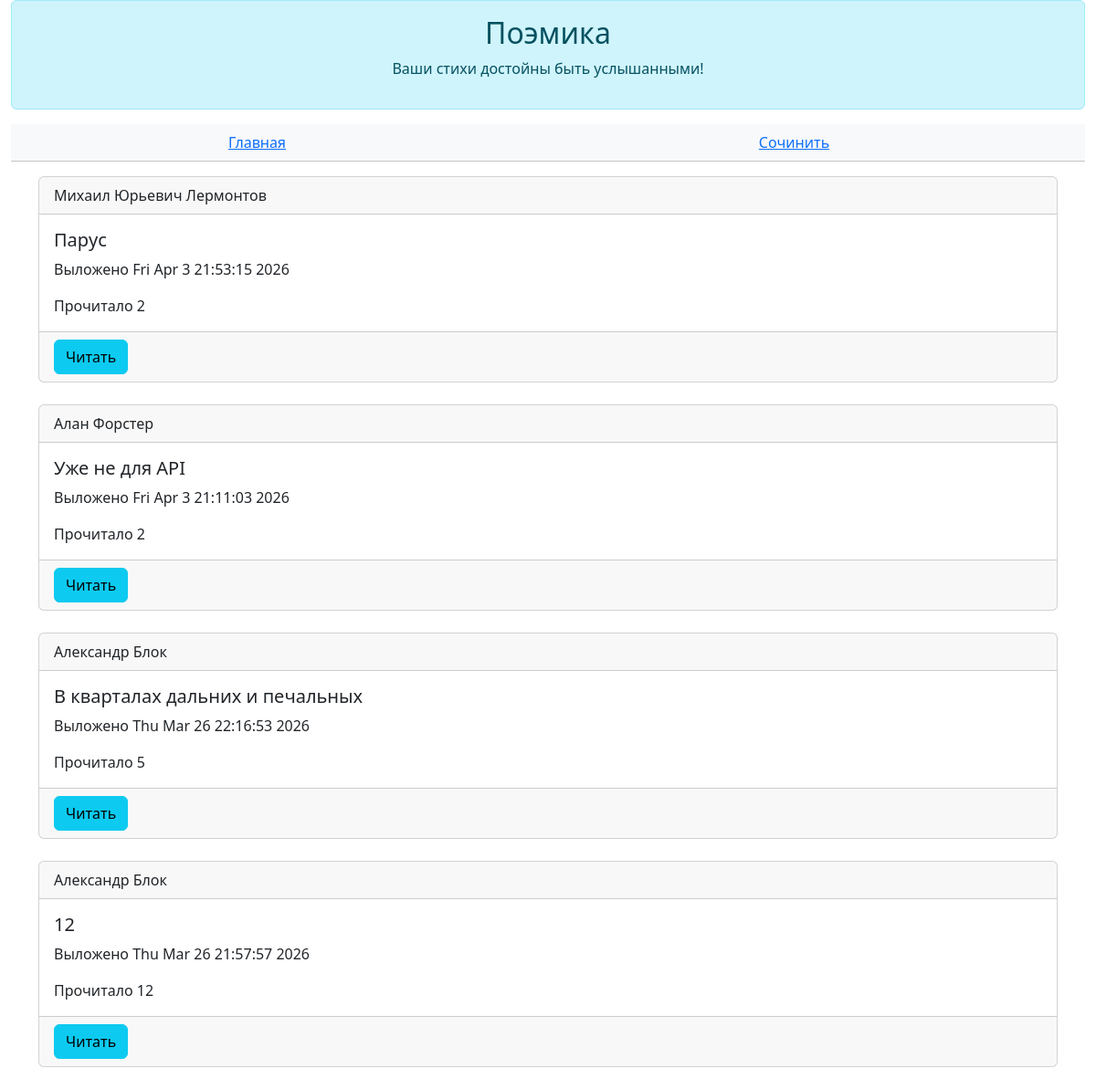
The app's page /poems, older data.
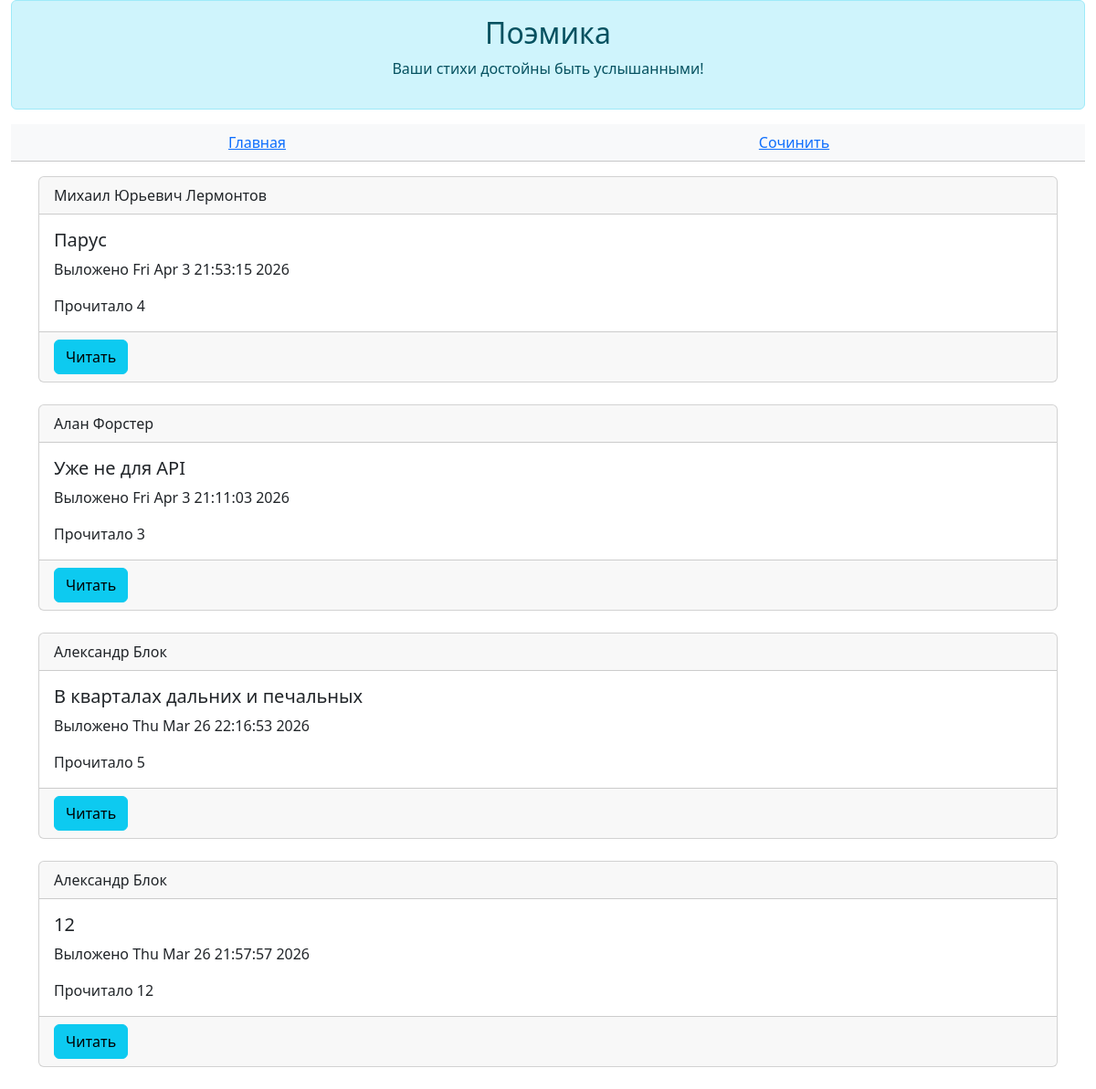
The same page, newer data.
### data/all_models.py (models this page shows)
class Poem(SqlAlchemyBase, SerializerMixin):
    __tablename__ = "poems"
    id = sqlalchemy.Column(sqlalchemy.Integer, primary_key=True, autoincrement=True)
    author_id = sqlalchemy.Column(sqlalchemy.Integer, sqlalchemy.ForeignKey(User.id))
    author = orm.relationship("User")
    title = sqlalchemy.Column(sqlalchemy.String(25))
    body = sqlalchemy.Column(sqlalchemy.Text)
    read_count = sqlalchemy.Column(sqlalchemy.Integer, default=0)
    is_private = sqlalchemy.Column(sqlalchemy.Boolean, default=True)
    created = sqlalchemy.Column(sqlalchemy.DateTime, default=datetime.datetime.now())

class User(SqlAlchemyBase, UserMixin, SerializerMixin):
    __tablename__ = "users"
    id = sqlalchemy.Column(sqlalchemy.Integer, primary_key=True, autoincrement=True)
    login = sqlalchemy.Column(sqlalchemy.String)
    name = sqlalchemy.Column(sqlalchemy.String, default="Неизвестный")
    email = sqlalchemy.Column(sqlalchemy.String, unique=True)
    description = sqlalchemy.Column(sqlalchemy.Text, default="Я поэт, тем и интересен")
    hashed_password = sqlalchemy.Column(sqlalchemy.String)
    poems = orm.relationship("Poem", back_populates="author")

### main.py (the view)
@poem_actions.route("/poems")
def poems():
    poems = db.query(Poem).all()
    return flask.render_template("poems.html", poems=poems[::-1], user=current_user)

### templates/poems.html (shortened to what this page needs)
{% extends 'base.html' %}
{% block _header %}
    <table class="table table-light text-center">
        <tbody>
            <tr>
                <td>
                    <a href="/">Главная</a>
                </td>
                <td>
                    <a href="/poem/create">Сочинить</a>
                </td>
            </tr>
        </tbody>
    </table>
{% endblock %}
{% block _body %}
    {% for poem in poems %}
        {% if not poem.is_private%}
            <div class="card">
                <div class="card-header">
                    {{poem.author.login}}
                </div>
                <div class="card-body">
                    <h5 class="card-title">{{poem.title}}</h5>
                    <p class="card-text">Выложено {{poem.created.ctime()}}</p>
                    <p class="card-text">Прочитало {{poem.read_count}}</p>
                </div>
                <div class="card-footer">
                    <button class="btn btn-info" onclick="location.href='/poem/read/{{poem.id}}'">Читать</button>
                </div>
            </div>
            <br/>
        {% endif %}
    {% endfor %}
{% endblock %}

### templates/base.html (shortened to what this page needs)
<!doctype html>
<html lang="en">
  <head>
    <link href="https://cdn.jsdelivr.net/npm/bootstrap@5.3.3/dist/css/bootstrap.min.css" rel="stylesheet">
  </head>
  <body>
    <div class="container-fluid">
        <div class="alert alert-info" role="alert">
            <h2 class="text-center">Поэмика</h2>
            <p class="text-center">Ваши стихи достойны быть услышанными!</p>
        </div>
        {% block _header %}
        {% endblock %}
    </div>
    <div class="container">
      {% block _body %}{% endblock %}
    </div>
  </body>
</html>

Row changes from the older to the newer data that the page shows:
changed Poem "Парус": read_count "2" → "4"
changed Poem "Уже не для API": read_count "2" → "3"
